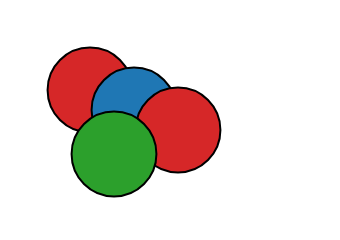

The Vega-Lite source for this figure:
### Vega specification from a JSON file in a GitHub repository (floating-point values rounded to 4 significant figures)
{"$schema": "https://vega.github.io/schema/vega/v6.json", "width": 160, "height": 110, "padding": 5, "autosize": "none", "background": "white", "data": [{"name": "f", "values": [{"k": "a", "x": 40, "y": 40, "z": 2, "v": 1}, {"k": "b", "x": 62, "y": 50, "z": -1, "v": 2}, {"k": "a", "x": 84, "y": 60, "z": 0, "v": 3}, {"k": "c", "x": 52, "y": 72, "z": 1, "v": 4}]}], "scales": [{"name": "col", "type": "ordinal", "domain": ["a", "b", "c"], "range": ["#d62728", "#1f77b4", "#2ca02c"]}, {"name": "seq", "type": "linear", "domain": [1, 4], "range": ["#ffffcc", "#800026"]}], "marks": [{"type": "symbol", "from": {"data": "f"}, "encode": {"update": {"x": {"field": "x"}, "y": {"field": "y"}, "size": {"value": 1800}, "fill": {"scale": "col", "field": "k"}, "stroke": {"value": "#000000"}, "zindex": {"value": 1}}, "hover": {"fill": {"value": "gold"}, "zindex": {"value": 9}, "size": {"value": 4000}}}}]}
